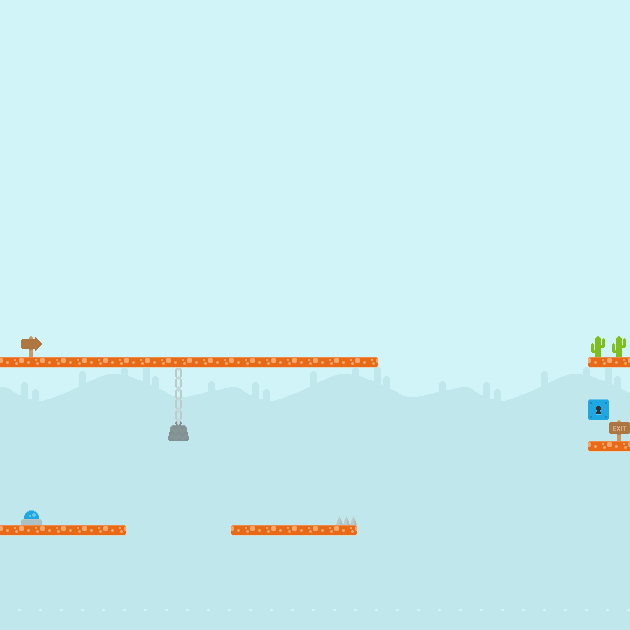

Tiled map render using the project's own tile images. Description and the map definition, with tile-layer contents summarised, below:
An orthogonal 30x30 tile map with 21x21 px tiles, 8 tile layers (Tile Layer 1, Tile Layer 2, Platforms, Spawn, ...).

<map version="1.0" orientation="orthogonal" renderorder="right-down" width="30" height="30" tilewidth="21" tileheight="21">
 <tileset firstgid="1" source="spritesheet.tsx" />
 <layer name="Tile Layer 1" width="30" height="30">
  <data>[900 cells, 900 non-empty, 33 distinct tile ids]</data>
 </layer>
 <layer name="Tile Layer 2" width="30" height="30">
  <data>[900 cells, 1 non-empty, 1 distinct tile ids]</data>
 </layer>
 <layer name="Platforms" width="30" height="30">
  <data>[900 cells, 37 non-empty, 5 distinct tile ids]</data>
 </layer>
 <layer name="Spawn" width="30" height="30">
  <data>[900 cells, 1 non-empty, 1 distinct tile ids]</data>
 </layer>
 <layer name="Goal" width="30" height="30">
  <data>[900 cells, 1 non-empty, 1 distinct tile ids]</data>
 </layer>
 <layer name="Spikes" width="30" height="30">
  <data>[900 cells, 33 non-empty, 3 distinct tile ids]</data>
 </layer>
 <layer name="Button" width="30" height="30">
  <data>[900 cells, 1 non-empty, 1 distinct tile ids]</data>
 </layer>
 <layer name="Door" width="30" height="30">
  <data>[900 cells, 1 non-empty, 1 distinct tile ids]</data>
 </layer>
</map>
